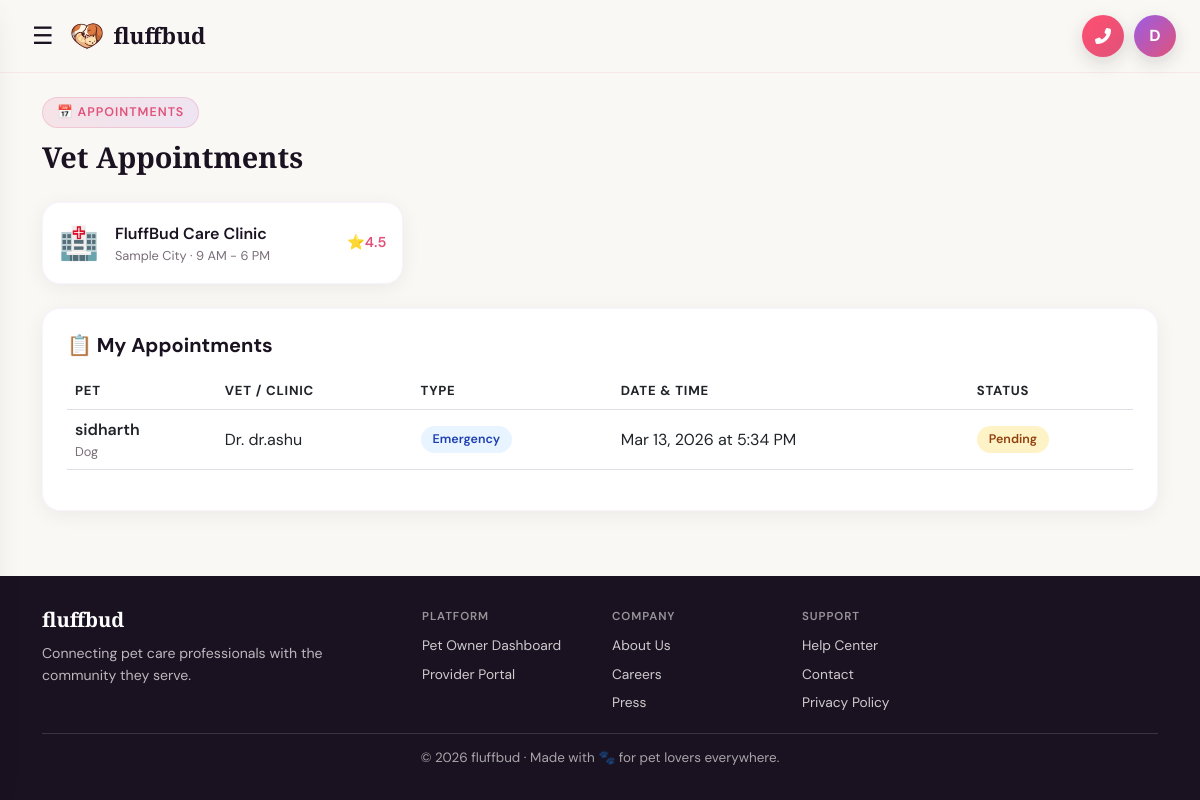
Page /appointments/ (signed in) on the earlier database version.
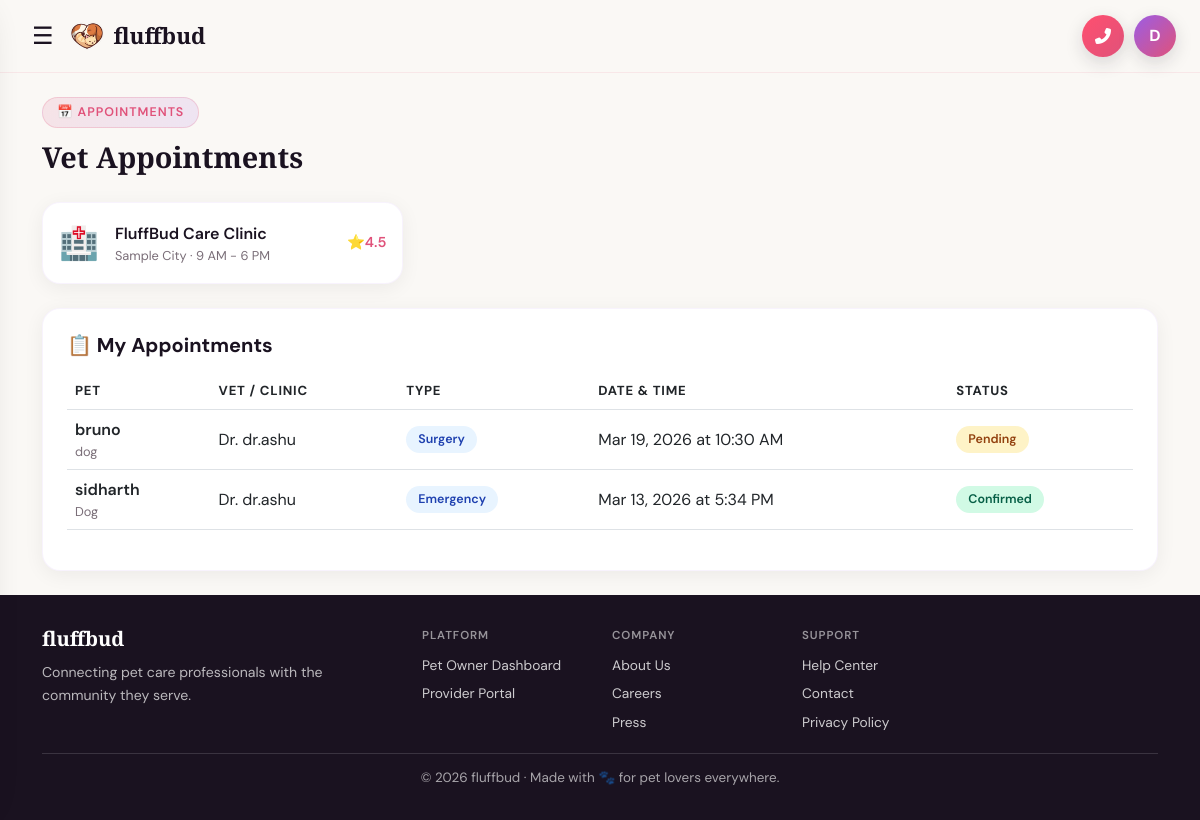
Same page on the later database version.
### myapp/models.py (models this page shows, shortened)
class CustomUser(AbstractUser):
    ROLE_CHOICES = [
        ('owner', 'Pet Owner'),
        ('vet', 'Veterinarian'),
        ('shelter', 'Animal Shelter'),
        ('store', 'Pet Store Owner'),
        ('provider', 'Service Provider'),
    ]
    role = models.CharField(max_length=20, choices=ROLE_CHOICES, default='owner')
    phone = models.CharField(max_length=15, blank=True)
    city = models.CharField(max_length=100, blank=True)
    profile_photo = models.ImageField(upload_to='profiles/', blank=True, null=True)
    bio = models.TextField(blank=True)
    PROFILE_VISIBILITY_CHOICES = [
        ('public', 'Public'),
        ('private', 'Private'),
    ]
    profile_visibility = models.CharField(max_length=10, choices=PROFILE_VISIBILITY_CHOICES, default='private')
    two_factor_enabled = models.BooleanField(default=False)
    def is_service_provider(self):
        return self.role in ['vet', 'shelter', 'store', 'provider']

class VetClinic(models.Model):
    vet = models.OneToOneField(CustomUser, on_delete=models.CASCADE, related_name='clinic')
    clinic_name = models.CharField(max_length=200)
    address = models.TextField()
    city = models.CharField(max_length=100)
    phone = models.CharField(max_length=15)
    specialization = models.CharField(max_length=200, blank=True)
    photo = models.ImageField(upload_to='clinics/', blank=True, null=True)
    rating = models.DecimalField(max_digits=3, decimal_places=1, default=4.5)
    is_emergency = models.BooleanField(default=False)
    working_hours = models.CharField(max_length=100, default='9 AM - 6 PM')
    created_at = models.DateTimeField(auto_now_add=True)

class Appointment(models.Model):
    STATUS_CHOICES = [
        ('pending', 'Pending'),
        ('confirmed', 'Confirmed'),
        ('completed', 'Completed'),
        ('cancelled', 'Cancelled'),
    ]
    TYPE_CHOICES = [
        ('checkup', 'General Checkup'),
        ('vaccination', 'Vaccination'),
        ('surgery', 'Surgery'),
        ('grooming', 'Grooming'),
        ('emergency', 'Emergency'),
        ('dental', 'Dental'),
    ]
    owner = models.ForeignKey(CustomUser, on_delete=models.CASCADE, related_name='appointments')
    vet = models.ForeignKey(CustomUser, on_delete=models.CASCADE, related_name='vet_appointments')
    pet = models.ForeignKey(Pet, on_delete=models.CASCADE, related_name='appointments')
    clinic = models.ForeignKey(VetClinic, on_delete=models.SET_NULL, null=True, blank=True)
    appointment_type = models.CharField(max_length=20, choices=TYPE_CHOICES, default='checkup')
    date = models.DateField()
    time = models.TimeField()
    status = models.CharField(max_length=15, choices=STATUS_CHOICES, default='pending')
    notification_seen = models.BooleanField(default=False)
    reason = models.TextField(blank=True)
    vet_notes = models.TextField(blank=True)
    created_at = models.DateTimeField(auto_now_add=True)
    class Meta:
        ordering = ['-date', '-time']

class Pet(models.Model):
    GENDER_CHOICES = [('male', 'Male'), ('female', 'Female')]
    STATUS_CHOICES = [('healthy', 'Healthy'), ('needs_vaccine', 'Needs Vaccine'), ('sick', 'Sick'), ('under_treatment', 'Under Treatment')]
    owner = models.ForeignKey(CustomUser, on_delete=models.CASCADE, related_name='pets')
    name = models.CharField(max_length=100)
    species = models.CharField(max_length=50)
    breed = models.CharField(max_length=100, blank=True)
    age = models.PositiveIntegerField(help_text="Age in months")
    gender = models.CharField(max_length=10, choices=GENDER_CHOICES)
    weight = models.DecimalField(max_digits=5, decimal_places=2, null=True, blank=True)
    photo = models.ImageField(upload_to='pets/', blank=True, null=True)
    color = models.CharField(max_length=50, blank=True)
    microchip_id = models.CharField(max_length=100, blank=True)
    status = models.CharField(max_length=20, choices=STATUS_CHOICES, default='healthy')
    notes = models.TextField(blank=True)
    created_at = models.DateTimeField(auto_now_add=True)

### myapp/views.py (the view)
# urls.py: path('appointments/', views.appointments, name='appointments'),
@login_required
def appointments(request):
    if request.user.role == 'owner':
        appts = Appointment.objects.filter(owner=request.user)
    elif request.user.role == 'vet':
        appts = Appointment.objects.filter(vet=request.user)
    else:
        appts = Appointment.objects.none()
    clinics = VetClinic.objects.all()
    return render(request, 'appointments/appointments.html', {'appointments': appts, 'clinics': clinics})

### templates/appointments/appointments.html (shortened to what this page needs)
{% extends 'base.html' %}
{% block content %}
<div class="container py-4">
  <div class="d-flex align-items-center justify-content-between mb-4 flex-wrap gap-3">
    <div><div class="section-tag">📅 Appointments</div><h2 class="page-header">Vet Appointments</h2></div>
  </div>
  {% if clinics %}
  <div class="row g-3 mb-4">
    {% for clinic in clinics %}
    <div class="col-md-4">
      <div class="card-soft p-3 d-flex align-items-center gap-3">
        <div style="font-size:32px;">🏥</div>
        <div class="flex-grow-1">
          <div class="fw-semibold">{{ clinic.clinic_name }}</div>
          <div style="font-size:.8rem;color:#7A6E78;">{{ clinic.city }} · {{ clinic.working_hours }}</div>
        </div>
        <div style="font-size:.9rem;font-weight:600;color:#E0527A;">⭐{{ clinic.rating }}</div>
      </div>
    </div>
    {% endfor %}
  </div>
  {% endif %}
  <div class="card-soft p-4">
    <h5 class="fw-bold mb-3">📋 My Appointments</h5>
    {% if appointments %}
    <div class="table-responsive">
      <table class="table align-middle">
        <thead><tr style="font-size:.82rem;text-transform:uppercase;letter-spacing:.06em;color:#7A6E78;">
          <th>Pet</th><th>Vet / Clinic</th><th>Type</th><th>Date & Time</th><th>Status</th>
        </tr></thead>
        <tbody>
        {% for appt in appointments %}
        <tr>
          <td><div class="fw-semibold">{{ appt.pet.name }}</div><div style="font-size:.8rem;color:#7A6E78;">{{ appt.pet.species }}</div></td>
          <td>{% if appt.clinic %}{{ appt.clinic.clinic_name }}{% else %}Dr. {{ appt.vet.get_full_name|default:appt.vet.username }}{% endif %}</td>
          <td><span class="status-badge" style="background:#E8F4FF;color:#1e40af;">{{ appt.get_appointment_type_display }}</span></td>
          <td>{{ appt.date|date:"M d, Y" }} at {{ appt.time|time:"g:i A" }}</td>
          <td><span class="status-badge badge-{{ appt.status }}">{{ appt.get_status_display }}</span></td>
        </tr>
        {% endfor %}
        </tbody>
      </table>
    </div>
    {% else %}
    <div class="text-center py-5 text-muted">
      <div style="font-size:48px;">📭</div>
      <p>No appointments yet. <a href="{% url 'book_appointment' %}" style="color:#E0527A;">Book your first one!</a></p>
    </div>
    {% endif %}
  </div>
</div>
{% endblock %}

### templates/base.html (shortened to what this page needs)
<!DOCTYPE html>
<html lang="en">
<head>
<link href="https://cdn.jsdelivr.net/npm/bootstrap@5.3.0/dist/css/bootstrap.min.css" rel="stylesheet"/>
<link href="https://cdnjs.cloudflare.com/ajax/libs/font-awesome/6.4.0/css/all.min.css" rel="stylesheet"/>
{% load static %}
</head>
<body class="d-flex flex-column">
{% if user.is_authenticated %}
<nav class="navbar navbar-expand-lg sticky-top">
  <div class="container-fluid px-4">
    <div class="d-flex align-items-center gap-2">
      <button type="button" class="hamburger-btn" id="navHamburgerBtn" aria-label="Open menu">☰</button>
      <a class="navbar-brand" href="{% url 'home' %}">
        <div class="brand-icon"><img src="{% static '{css,js,images}/logo.png' %}" alt="fluffbud" style="width:100%;height:100%;object-fit:contain;border-radius:inherit;"></div> fluffbud
      </a>
    </div>
    <div class="navbar-actions ms-auto">
      <a href="#" class="nav-action-circle sos-btn" data-bs-toggle="modal" data-bs-target="#emergencySOSModal" aria-label="Open emergency SOS">
        <i class="fas fa-phone-alt" aria-hidden="true"></i>
      </a>
      <div class="dropdown">
          <button class="nav-action-circle avatar-profile-btn dropdown-toggle" data-bs-toggle="dropdown" aria-label="Open profile menu">
            {{ user.first_name|default:user.username|make_list|first|upper }}
          </button>
      </div>
    </div>
  </div>
</nav>
{% endif %}
<main class="flex-grow-1">
  {% block content %}{% endblock %}
</main>
{% if user.is_authenticated and user.is_service_provider %}
<footer class="site-footer">
  <div class="container" style="text-align:left;max-width:1140px;">
    <div class="row g-4" style="padding-bottom:20px;">
      <div class="col-12 col-md-4">
        <h5 style="font-family:'Playfair Display',serif;font-weight:700;color:#fff;margin-bottom:10px;">fluffbud</h5>
        <p style="margin:0;color:rgba(255,255,255,0.7);font-size:.88rem;line-height:1.6;max-width:320px;">Connecting pet care professionals with the community they serve.</p>
      </div>
      <div class="col-6 col-md-2">
        <div style="font-size:.72rem;letter-spacing:.08em;text-transform:uppercase;color:rgba(255,255,255,0.55);font-weight:600;margin-bottom:10px;">Platform</div>
        <div style="display:flex;flex-direction:column;gap:8px;">
          <a href="{% url 'dashboard' %}" style="color:rgba(255,255,255,0.78);text-decoration:none;font-size:.86rem;">Pet Owner Dashboard</a>
          <a href="{% url 'provider_portal' %}" style="color:rgba(255,255,255,0.78);text-decoration:none;font-size:.86rem;">Provider Portal</a>
        </div>
      </div>
      <div class="col-6 col-md-2">
        <div style="font-size:.72rem;letter-spacing:.08em;text-transform:uppercase;color:rgba(255,255,255,0.55);font-weight:600;margin-bottom:10px;">Company</div>
        <div style="display:flex;flex-direction:column;gap:8px;">
          <a href="{% url 'about' %}" style="color:rgba(255,255,255,0.78);text-decoration:none;font-size:.86rem;">About Us</a>
          <a href="#" style="color:rgba(255,255,255,0.78);text-decoration:none;font-size:.86rem;">Careers</a>
          <a href="#" style="color:rgba(255,255,255,0.78);text-decoration:none;font-size:.86rem;">Press</a>
        </div>
      </div>
      <div class="col-6 col-md-2">
        <div style="font-size:.72rem;letter-spacing:.08em;text-transform:uppercase;color:rgba(255,255,255,0.55);font-weight:600;margin-bottom:10px;">Support</div>
        <div style="display:flex;flex-direction:column;gap:8px;">
          <a href="#" style="color:rgba(255,255,255,0.78);text-decoration:none;font-size:.86rem;">Help Center</a>
          <a href="#" style="color:rgba(255,255,255,0.78);text-decoration:none;font-size:.86rem;">Contact</a>
          <a href="#" style="color:rgba(255,255,255,0.78);text-decoration:none;font-size:.86rem;">Privacy Policy</a>
        </div>
      </div>
    </div>
    <div style="border-top:1px solid rgba(255,255,255,0.14);padding-top:14px;color:rgba(255,255,255,0.62);font-size:.84rem;text-align:center;">
      © 2026 fluffbud · Made with 🐾 for pet lovers everywhere.
    </div>
  </div>
</footer>
{% endif %}
</body>
</html>

### templates/base.html (style rules this page uses)
:root { --rose: #E0527A; --rose-dark: #C73D62; --violet: #9B5DE5; --lavender: #C77DFF; --cream: #FAF8F5; --cream-dark: #F2EDE8; --ink: #1A1220; --muted: #7A6E78; --mint: #B8EDE4; --peach: #FFD6C2; --sky: #C2DEFF; --card-radius: 18px; --transition: all 0.25s ease; }
*,*::before,*::after { box-sizing:border-box; }
body { font-family:'DM Sans',sans-serif;background:var(--cream);color:var(--ink);min-height:100vh; }
.navbar { background:rgba(250,248,245,0.92)!important;backdrop-filter:blur(16px);border-bottom:1px solid rgba(224,82,122,0.1);padding:14px 0; }
.navbar-brand { font-family:'Playfair Display',serif;font-weight:900;font-size:1.4rem;color:var(--ink)!important;display:flex;align-items:center;gap:10px; }
.brand-icon { width:34px;height:34px;background:transparent;border-radius:10px;display:flex;align-items:center;justify-content:center;color:#fff;font-size:16px;box-shadow:none; }
.card-soft { background:#fff;border-radius:var(--card-radius);border:1px solid rgba(155,93,229,0.07);box-shadow:0 4px 20px rgba(0,0,0,0.06);transition:var(--transition); }
.badge-pending { background:#fef3c7;color:#92400e; }
.badge-confirmed { background:#d1fae5;color:#065f46; }
.status-badge { display:inline-block;padding:4px 12px;border-radius:999px;font-size:0.78rem;font-weight:600; }
.navbar-actions { display:flex;align-items:center;gap:10px; }
.nav-action-circle { width:42px;height:42px;border-radius:50%;display:inline-flex;align-items:center;justify-content:center;border:none;text-decoration:none;box-shadow:0 6px 18px rgba(26,18,32,0.15);transition:var(--transition); }
.avatar-profile-btn { background:linear-gradient(135deg,var(--violet),var(--rose));color:#fff;font-weight:700;font-size:1rem;line-height:1; }
.avatar-profile-btn.dropdown-toggle::after { display:none; }
.sos-btn { position:relative;background:linear-gradient(135deg,#ff4f6f,#E0527A);color:#fff;font-size:1rem;animation:sosPulse 1.8s infinite; }
.hamburger-btn { background:transparent;border:none;color:var(--ink);font-size:1.5rem;line-height:1;padding:4px 8px;border-radius:10px;transition:var(--transition); }
.page-header { font-family:'Playfair Display',serif;font-weight:700;font-size:1.8rem;margin-bottom:4px; }
.section-tag { display:inline-block;background:linear-gradient(135deg,rgba(224,82,122,0.12),rgba(155,93,229,0.12));border:1px solid rgba(224,82,122,0.2);color:var(--rose);font-size:0.78rem;font-weight:600;letter-spacing:0.08em;text-transform:uppercase;padding:5px 14px;border-radius:999px;margin-bottom:12px; }
footer.site-footer { background:var(--ink);color:rgba(255,255,255,0.6);padding:32px 0;text-align:center;font-size:0.88rem;margin-top:auto; }
img,svg,video,canvas { max-width:100%;height:auto; }

Differences in the rows shown:
added Appointment: pet.name "bruno", pet.species "dog", vet.get_full_name "dr.ashu", appointment_type "Surgery", date "Mar 19, 2026", time "10:30 AM", status "Pending"
changed Appointment "5:34 PM": status "Pending" → "Confirmed"
